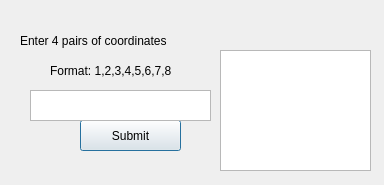
<?xml version="1.0" encoding="UTF-8"?>
<ui version="4.0">
 <class>ZoneList</class>
 <widget class="QDialog" name="ZoneList">
  <property name="geometry">
   <rect>
    <x>0</x>
    <y>0</y>
    <width>384</width>
    <height>185</height>
   </rect>
  </property>
  <property name="windowTitle">
   <string>Dialog</string>
  </property>
  <widget class="QLabel" name="label">
   <property name="geometry">
    <rect>
     <x>20</x>
     <y>10</y>
     <width>201</width>
     <height>61</height>
    </rect>
   </property>
   <property name="text">
    <string>Enter 4 pairs of coordinates</string>
   </property>
  </widget>
  <widget class="QPushButton" name="pushButton">
   <property name="geometry">
    <rect>
     <x>80</x>
     <y>120</y>
     <width>101</width>
     <height>31</height>
    </rect>
   </property>
   <property name="text">
    <string>Submit</string>
   </property>
  </widget>
  <widget class="QTextEdit" name="textEdit">
   <property name="geometry">
    <rect>
     <x>30</x>
     <y>90</y>
     <width>181</width>
     <height>31</height>
    </rect>
   </property>
  </widget>
  <widget class="QTextBrowser" name="textBrowser">
   <property name="geometry">
    <rect>
     <x>220</x>
     <y>50</y>
     <width>151</width>
     <height>121</height>
    </rect>
   </property>
  </widget>
  <widget class="QLabel" name="label_2">
   <property name="geometry">
    <rect>
     <x>50</x>
     <y>50</y>
     <width>181</width>
     <height>41</height>
    </rect>
   </property>
   <property name="text">
    <string>Format: 1,2,3,4,5,6,7,8</string>
   </property>
  </widget>
 </widget>
 <resources/>
 <connections/>
</ui>
